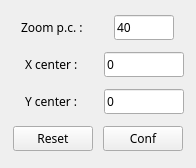
<?xml version="1.0" encoding="UTF-8"?>
<ui version="4.0">
 <class>MainWindow</class>
 <widget class="QMainWindow" name="MainWindow">
  <property name="geometry">
   <rect>
    <x>0</x>
    <y>0</y>
    <width>196</width>
    <height>168</height>
   </rect>
  </property>
  <property name="maximumSize">
   <size>
    <width>16777215</width>
    <height>168</height>
   </size>
  </property>
  <property name="windowTitle">
   <string>Set Zoom</string>
  </property>
  <widget class="QWidget" name="centralwidget">
   <layout class="QVBoxLayout" name="verticalLayout">
    <item>
     <layout class="QHBoxLayout" name="horizontalLayout">
      <item alignment="Qt::AlignHCenter">
       <widget class="QLabel" name="zoom_label">
        <property name="font">
         <font>
          <family>Microsoft YaHei</family>
         </font>
        </property>
        <property name="text">
         <string>Zoom p.c. :</string>
        </property>
       </widget>
      </item>
      <item alignment="Qt::AlignHCenter">
       <widget class="QLineEdit" name="zoom_lineEdit">
        <property name="maximumSize">
         <size>
          <width>60</width>
          <height>16777215</height>
         </size>
        </property>
        <property name="font">
         <font>
          <family>Microsoft YaHei</family>
         </font>
        </property>
        <property name="text">
         <string>40</string>
        </property>
       </widget>
      </item>
     </layout>
    </item>
    <item>
     <layout class="QHBoxLayout" name="horizontalLayout_2">
      <item alignment="Qt::AlignHCenter">
       <widget class="QLabel" name="xcenter_label">
        <property name="maximumSize">
         <size>
          <width>80</width>
          <height>16777215</height>
         </size>
        </property>
        <property name="font">
         <font>
          <family>Microsoft YaHei</family>
         </font>
        </property>
        <property name="text">
         <string>X center :</string>
        </property>
       </widget>
      </item>
      <item alignment="Qt::AlignHCenter">
       <widget class="QLineEdit" name="xcenter_lineEdit">
        <property name="maximumSize">
         <size>
          <width>80</width>
          <height>16777215</height>
         </size>
        </property>
        <property name="font">
         <font>
          <family>Microsoft YaHei</family>
         </font>
        </property>
        <property name="text">
         <string>0</string>
        </property>
       </widget>
      </item>
     </layout>
    </item>
    <item>
     <layout class="QHBoxLayout" name="horizontalLayout_3">
      <item alignment="Qt::AlignHCenter">
       <widget class="QLabel" name="ycenter_label">
        <property name="maximumSize">
         <size>
          <width>80</width>
          <height>16777215</height>
         </size>
        </property>
        <property name="font">
         <font>
          <family>Microsoft YaHei</family>
         </font>
        </property>
        <property name="text">
         <string>Y center :</string>
        </property>
       </widget>
      </item>
      <item alignment="Qt::AlignHCenter">
       <widget class="QLineEdit" name="ycenter_lineEdit">
        <property name="maximumSize">
         <size>
          <width>80</width>
          <height>16777215</height>
         </size>
        </property>
        <property name="font">
         <font>
          <family>Microsoft YaHei</family>
         </font>
        </property>
        <property name="text">
         <string>0</string>
        </property>
       </widget>
      </item>
     </layout>
    </item>
    <item>
     <layout class="QHBoxLayout" name="horizontalLayout_4">
      <item>
       <widget class="QPushButton" name="zoom_reset">
        <property name="maximumSize">
         <size>
          <width>80</width>
          <height>16777215</height>
         </size>
        </property>
        <property name="font">
         <font>
          <family>Microsoft YaHei</family>
         </font>
        </property>
        <property name="text">
         <string>Reset</string>
        </property>
       </widget>
      </item>
      <item>
       <widget class="QPushButton" name="zoom_conf">
        <property name="maximumSize">
         <size>
          <width>80</width>
          <height>16777215</height>
         </size>
        </property>
        <property name="font">
         <font>
          <family>Microsoft YaHei</family>
         </font>
        </property>
        <property name="text">
         <string>Conf</string>
        </property>
       </widget>
      </item>
     </layout>
    </item>
   </layout>
  </widget>
  <widget class="QMenuBar" name="menubar">
   <property name="geometry">
    <rect>
     <x>0</x>
     <y>0</y>
     <width>196</width>
     <height>26</height>
    </rect>
   </property>
  </widget>
 </widget>
 <resources/>
 <connections>
  <connection>
   <sender>zoom_conf</sender>
   <signal>clicked()</signal>
   <receiver>MainWindow</receiver>
   <slot>zoom_conf()</slot>
   <hints>
    <hint type="sourcelabel">
     <x>140</x>
     <y>141</y>
    </hint>
    <hint type="destinationlabel">
     <x>97</x>
     <y>83</y>
    </hint>
   </hints>
  </connection>
  <connection>
   <sender>zoom_reset</sender>
   <signal>clicked()</signal>
   <receiver>MainWindow</receiver>
   <slot>zoom_reset()</slot>
   <hints>
    <hint type="sourcelabel">
     <x>52</x>
     <y>141</y>
    </hint>
    <hint type="destinationlabel">
     <x>97</x>
     <y>83</y>
    </hint>
   </hints>
  </connection>
 </connections>
 <slots>
  <slot>zoom_conf()</slot>
  <slot>zoom_reset()</slot>
 </slots>
</ui>
